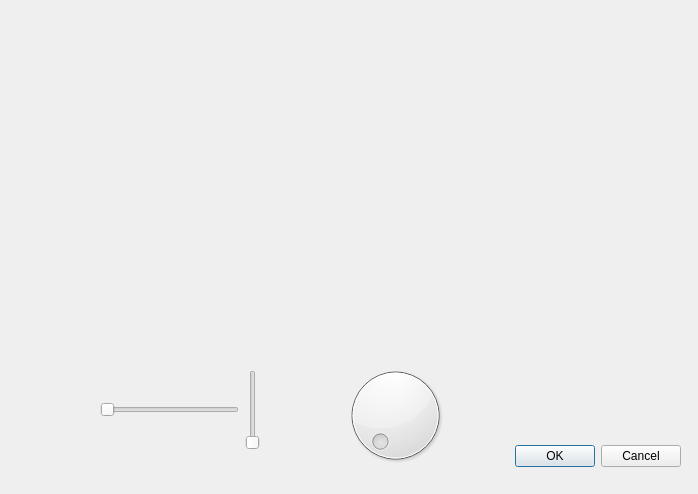
<?xml version="1.0" encoding="UTF-8"?>
<ui version="4.0">
 <class>Dialog</class>
 <widget class="QDialog" name="Dialog">
  <property name="geometry">
   <rect>
    <x>0</x>
    <y>0</y>
    <width>698</width>
    <height>494</height>
   </rect>
  </property>
  <property name="windowTitle">
   <string>Dialog</string>
  </property>
  <widget class="QDialogButtonBox" name="buttonBox">
   <property name="geometry">
    <rect>
     <x>340</x>
     <y>440</y>
     <width>341</width>
     <height>32</height>
    </rect>
   </property>
   <property name="orientation">
    <enum>Qt::Horizontal</enum>
   </property>
   <property name="standardButtons">
    <set>QDialogButtonBox::Cancel|QDialogButtonBox::Ok</set>
   </property>
  </widget>
  <widget class="QDial" name="dial">
   <property name="geometry">
    <rect>
     <x>340</x>
     <y>350</y>
     <width>111</width>
     <height>131</height>
    </rect>
   </property>
  </widget>
  <widget class="QWidget" name="horizontalLayoutWidget">
   <property name="geometry">
    <rect>
     <x>100</x>
     <y>370</y>
     <width>160</width>
     <height>80</height>
    </rect>
   </property>
   <layout class="QHBoxLayout" name="horizontalLayout">
    <item>
     <widget class="QSlider" name="horizontalSlider">
      <property name="orientation">
       <enum>Qt::Horizontal</enum>
      </property>
     </widget>
    </item>
    <item>
     <widget class="QSlider" name="verticalSlider">
      <property name="orientation">
       <enum>Qt::Vertical</enum>
      </property>
     </widget>
    </item>
   </layout>
  </widget>
 </widget>
 <resources/>
 <connections>
  <connection>
   <sender>buttonBox</sender>
   <signal>accepted()</signal>
   <receiver>Dialog</receiver>
   <slot>accept()</slot>
   <hints>
    <hint type="sourcelabel">
     <x>248</x>
     <y>254</y>
    </hint>
    <hint type="destinationlabel">
     <x>157</x>
     <y>274</y>
    </hint>
   </hints>
  </connection>
  <connection>
   <sender>buttonBox</sender>
   <signal>rejected()</signal>
   <receiver>Dialog</receiver>
   <slot>reject()</slot>
   <hints>
    <hint type="sourcelabel">
     <x>316</x>
     <y>260</y>
    </hint>
    <hint type="destinationlabel">
     <x>286</x>
     <y>274</y>
    </hint>
   </hints>
  </connection>
 </connections>
</ui>
